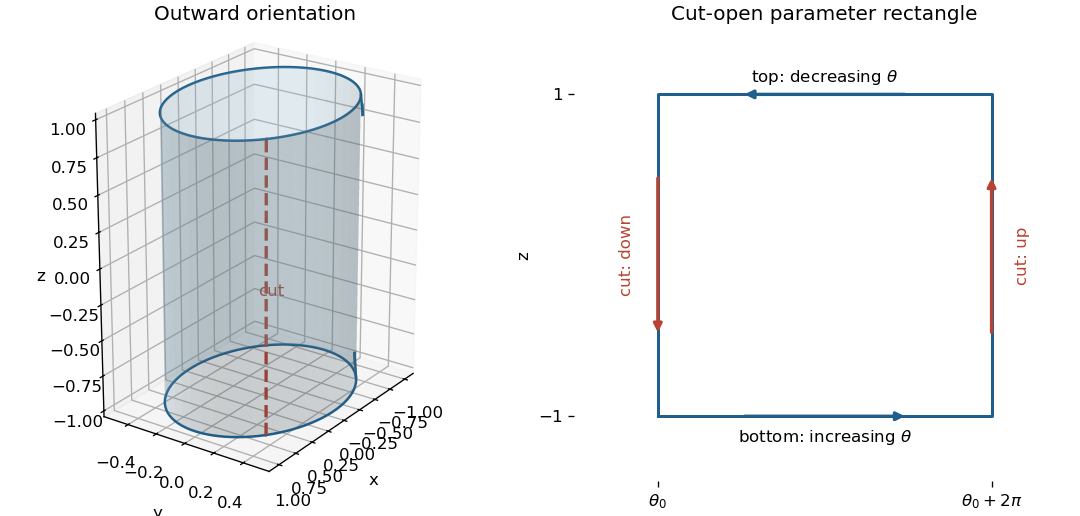

Recreate this plot in Python.
"""Original boundary orientation diagram, not a reproduction of an exam figure."""
from pathlib import Path
import matplotlib
matplotlib.use("Agg")
import matplotlib.pyplot as plt
import numpy as np

fig = plt.figure(figsize=(9, 4.3), layout="constrained")
ax = fig.add_subplot(121, projection="3d")
theta0 = np.pi/4
theta = np.linspace(theta0, theta0+2*np.pi, 181)
z = np.linspace(-1, 1, 20)
th, zz = np.meshgrid(theta, z)
ax.plot_surface(np.cos(th), .5*np.sin(th), zz, color="#91c0d7", alpha=.22, linewidth=0)
for h, sign in [(-1, 1), (1, -1)]:
    ax.plot(np.cos(theta), .5*np.sin(theta), np.full(theta.size, h), color="#205f8c")
    q = 2.3
    ax.quiver(np.cos(q), .5*np.sin(q), h, -sign*np.sin(q), .5*sign*np.cos(q), 0, length=.5, normalize=True, color="#205f8c")
ax.plot([np.cos(theta0)]*2, [.5*np.sin(theta0)]*2, [-1, 1], "--", color="#b74432", lw=2)
ax.text(np.cos(theta0)+.12, .5*np.sin(theta0), 0, "cut", color="#b74432")
ax.set(xlabel="x", ylabel="y", zlabel="z", title="Outward orientation")
ax.view_init(elev=23, azim=35)
ax.set_box_aspect((1.3, 1, 1.6))
bx = fig.add_subplot(122)
bx.plot([0, 1, 1, 0, 0], [-1, -1, 1, 1, -1], color="#205f8c", lw=1.8)
for start, end, color in [((.25, -1), (.75, -1), "#205f8c"), ((1, -.5), (1, .5), "#b74432"), ((.75, 1), (.25, 1), "#205f8c"), ((0, .5), (0, -.5), "#b74432")]:
    bx.annotate("", xy=end, xytext=start, arrowprops=dict(arrowstyle="-|>", color=color, lw=2))
bx.text(.5, -1.16, r"bottom: increasing $\theta$", ha="center")
bx.text(.5, 1.08, r"top: decreasing $\theta$", ha="center")
bx.text(-.07, 0, "cut: down", ha="right", rotation=90, va="center", color="#b74432")
bx.text(1.07, 0, "cut: up", ha="left", rotation=90, va="center", color="#b74432")
bx.set(xlim=(-.25, 1.25), ylim=(-1.4, 1.4), title="Cut-open parameter rectangle")
bx.set_xticks([0, 1], [r"$\theta_0$", r"$\theta_0+2\pi$"])
bx.set_yticks([-1, 1])
bx.set_ylabel("z")
for spine in bx.spines.values():
    spine.set_visible(False)
fig.savefig(Path.cwd()/Path(__file__).with_suffix(".png").name, dpi=120, facecolor="white", transparent=False)
plt.close(fig)
